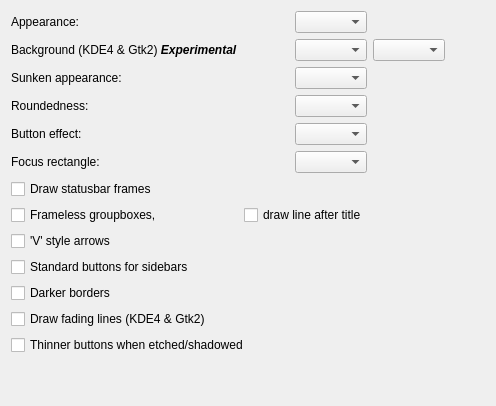
     <widget class="QWidget" name="page">
      <layout class="QGridLayout" name="gridLayout_2">
       <item row="0" column="0">
        <widget class="QLabel" name="label_7">
         <property name="text">
          <string>Appearance:</string>
         </property>
        </widget>
       </item>
       <item row="0" column="2">
        <widget class="QComboBox" name="appearance">
         <property name="sizePolicy">
          <sizepolicy hsizetype="Preferred" vsizetype="Fixed">
           <horstretch>0</horstretch>
           <verstretch>0</verstretch>
          </sizepolicy>
         </property>
         <property name="whatsThis">
          <string>The setting here affects the general appearance - and will be applied to buttons, combo boxes, and spin buttons.</string>
         </property>
        </widget>
       </item>
       <item row="0" column="4">
        <spacer>
         <property name="orientation">
          <enum>Qt::Horizontal</enum>
         </property>
         <property name="sizeHint" stdset="0">
          <size>
           <width>40</width>
           <height>20</height>
          </size>
         </property>
        </spacer>
       </item>
       <item row="1" column="0">
        <widget class="QLabel" name="label_47">
         <property name="text">
          <string>&lt;p&gt;Background (KDE4 &amp;amp; Gtk2) &lt;b&gt;&lt;i&gt;Experimental&lt;/i&gt;&lt;/b&gt;&lt;/p&gt;</string>
         </property>
        </widget>
       </item>
       <item row="1" column="2">
        <widget class="QComboBox" name="bgndAppearance"/>
       </item>
       <item row="2" column="0">
        <widget class="QLabel" name="label_29">
         <property name="text">
          <string>Sunken appearance:</string>
         </property>
        </widget>
       </item>
       <item row="2" column="2">
        <widget class="QComboBox" name="sunkenAppearance"/>
       </item>
       <item row="3" column="0">
        <widget class="QLabel" name="label_8">
         <property name="text">
          <string>Roundedness:</string>
         </property>
        </widget>
       </item>
       <item row="3" column="2">
        <widget class="QComboBox" name="round"/>
       </item>
       <item row="4" column="0">
        <widget class="QLabel" name="label_9">
         <property name="text">
          <string>Button effect:</string>
         </property>
        </widget>
       </item>
       <item row="4" column="2">
        <widget class="QComboBox" name="buttonEffect"/>
       </item>
       <item row="5" column="0">
        <widget class="QLabel" name="label_25">
         <property name="text">
          <string>Focus rectangle:</string>
         </property>
        </widget>
       </item>
       <item row="5" column="2">
        <widget class="QComboBox" name="focus"/>
       </item>
       <item row="6" column="0">
        <widget class="QCheckBox" name="drawStatusBarFrames">
         <property name="text">
          <string>Draw statusbar frames</string>
         </property>
        </widget>
       </item>
       <item row="7" column="0">
        <widget class="QCheckBox" name="framelessGroupBoxes">
         <property name="text">
          <string>Frameless groupboxes,</string>
         </property>
        </widget>
       </item>
       <item row="7" column="1" colspan="2">
        <widget class="QCheckBox" name="groupBoxLine">
         <property name="sizePolicy">
          <sizepolicy hsizetype="MinimumExpanding" vsizetype="Fixed">
           <horstretch>0</horstretch>
           <verstretch>0</verstretch>
          </sizepolicy>
         </property>
         <property name="text">
          <string>draw line after title</string>
         </property>
        </widget>
       </item>
       <item row="8" column="0">
        <widget class="QCheckBox" name="vArrows">
         <property name="text">
          <string>'V' style arrows</string>
         </property>
        </widget>
       </item>
       <item row="9" column="0" colspan="2">
        <widget class="QCheckBox" name="stdSidebarButtons">
         <property name="whatsThis">
          <string>&lt;html&gt;&lt;head&gt;&lt;meta name=&quot;qrichtext&quot; content=&quot;1&quot; /&gt;&lt;style type=&quot;text/css&quot;&gt;
p, li { white-space: pre-wrap; }
&lt;/style&gt;&lt;/head&gt;&lt;body style=&quot; font-family:'Verdana'; font-size:9pt; font-weight:400; font-style:normal;&quot;&gt;
&lt;p style=&quot; margin-top:0px; margin-bottom:0px; margin-left:0px; margin-right:0px; -qt-block-indent:0; text-indent:0px;&quot;&gt;Select this to have the sidebar buttons in konqueror, kate, kaffeine, ktorrent, drawn as per normal buttons - otherwise they will be drawn in a more flat style.&lt;/p&gt;&lt;/body&gt;&lt;/html&gt;</string>
         </property>
         <property name="text">
          <string>Standard buttons for sidebars</string>
         </property>
        </widget>
       </item>
       <item row="10" column="0">
        <widget class="QCheckBox" name="darkerBorders">
         <property name="text">
          <string>Darker borders</string>
         </property>
        </widget>
       </item>
       <item row="11" column="0" colspan="2">
        <widget class="QCheckBox" name="fadeLines">
         <property name="text">
          <string>Draw fading lines (KDE4 &amp;&amp; Gtk2)</string>
         </property>
        </widget>
       </item>
       <item row="12" column="0" colspan="2">
        <widget class="QCheckBox" name="thinnerBtns">
         <property name="text">
          <string>Thinner buttons when etched/shadowed</string>
         </property>
        </widget>
       </item>
       <item row="13" column="0">
        <spacer>
         <property name="orientation">
          <enum>Qt::Vertical</enum>
         </property>
         <property name="sizeHint" stdset="0">
          <size>
           <width>20</width>
           <height>40</height>
          </size>
         </property>
        </spacer>
       </item>
       <item row="1" column="3">
        <widget class="QComboBox" name="bgndGrad"/>
       </item>
      </layout>
     </widget>
